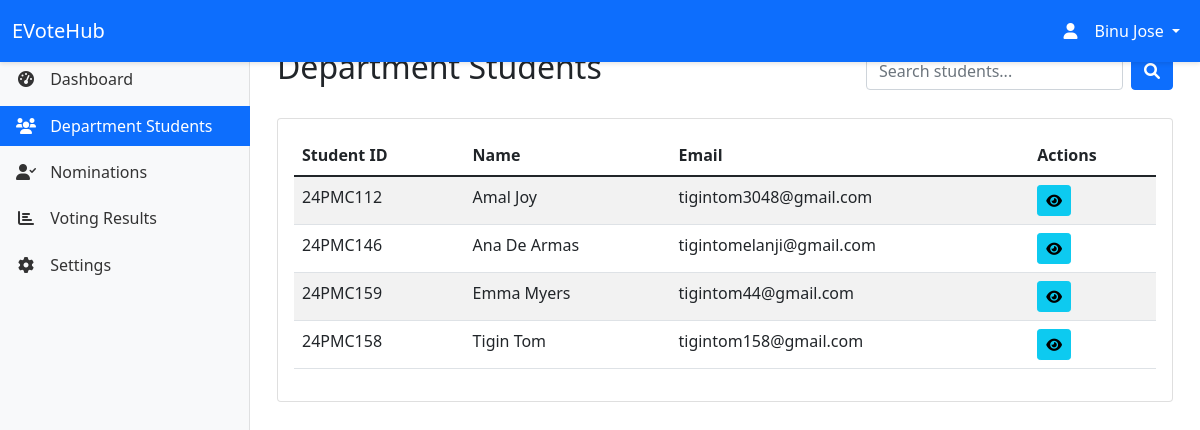
/hod/students/ (signed in), run on an earlier commit of the app's database.
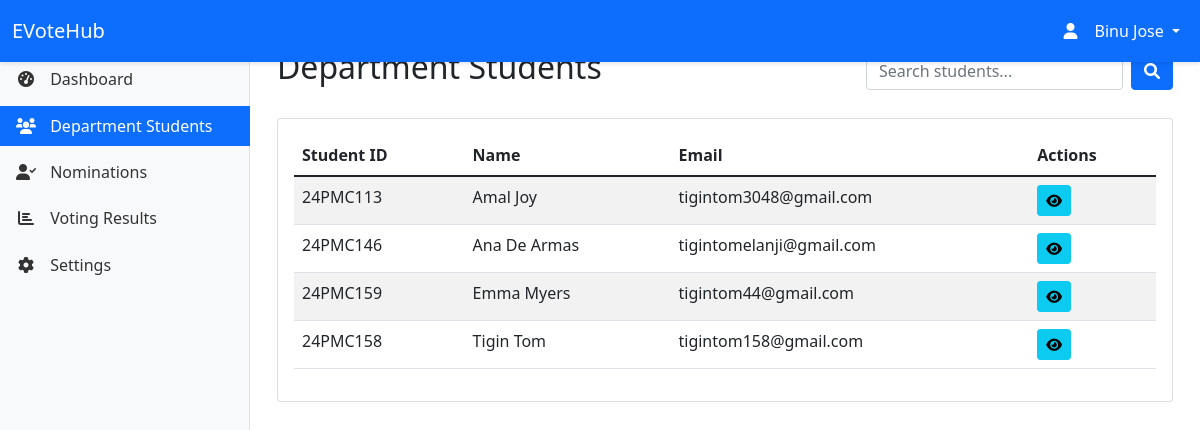
And on a later commit of the database.
### myapp/models.py (models this page shows, shortened)
class Student(models.Model):
    GENDER_CHOICES = [
        ('M', 'Male'),
        ('F', 'Female')
    ]
    user = models.OneToOneField(User, on_delete=models.CASCADE)
    student_id = models.CharField(max_length=20, unique=True)
    department = models.ForeignKey(Department, on_delete=models.CASCADE)
    gender = models.CharField(max_length=1, choices=GENDER_CHOICES, default='M')
    profile_picture = models.ImageField(upload_to='static/images/profiles/', null=True, blank=True)
    created_at = models.DateTimeField(auto_now_add=True)
    updated_at = models.DateTimeField(auto_now=True)

### myapp/views.py (the view)
# urls.py: path('hod/students/', views.hod_department_students, name='hod_department_students'),
@login_required
def hod_department_students(request):
    try:
        hod = request.user.hod
    except HOD.DoesNotExist:
        messages.error(request, 'Access denied. You are not authorized as a Head of Department.')
        return redirect('home')
    students = Student.objects.filter(
        department=hod.department
    ).select_related('user').order_by('user__first_name', 'user__last_name')
    context = {
        'students': students,
        'department': hod.department
    }
    return render(request, 'hod/department_students.html', context)

### templates/hod/department_students.html (shortened to what this page needs)
{% extends 'hod/base_hod.html' %}
{% block content %}
<div class="container-fluid">
    <div class="d-flex justify-content-between align-items-center mb-4">
        <h2>Department Students</h2>
        <div class="d-flex gap-2">
            <input type="text" class="form-control" id="searchInput" placeholder="Search students...">
            <button class="btn btn-primary" id="searchButton">
                <i class="fas fa-search"></i>
            </button>
        </div>
    </div>
    <div class="card">
        <div class="card-body">
            <div class="table-responsive">
                <table class="table table-striped table-hover">
                    <thead>
                        <tr>
                            <th>Student ID</th>
                            <th>Name</th>
                            <th>Email</th>
                            <th>Actions</th>
                        </tr>
                    </thead>
                    <tbody>
                        {% for student in students %}
                        <tr>
                            <td>{{ student.student_id }}</td>
                            <td>{{ student.user.get_full_name }}</td>
                            <td>{{ student.user.email }}</td>
                            <td>
                                <button class="btn btn-sm btn-info" data-bs-toggle="modal" data-bs-target="#studentModal{{ student.id }}">
                                    <i class="fas fa-eye"></i>
                                </button>
                            </td>
                        </tr>
                        {% empty %}
                        <tr>
                            <td colspan="6" class="text-center">No students found in your department.</td>
                        </tr>
                        {% endfor %}
                    </tbody>
                </table>
            </div>
        </div>
    </div>
</div>
{% endblock %}

What changed in the data, as far as the page shows it:
changed Student "Amal Joy": student_id "24PMC112" → "24PMC113"
